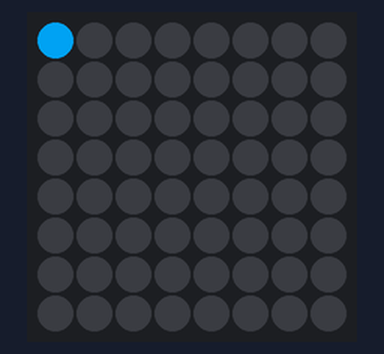
The program below on a simulated Raspberry Pi (BCM pin numbers) with a Sense HAT. Shown: the Sense HAT's 8×8 RGB LED matrix. Dim RGB values are drawn brighter than linear; random numbers come from a fixed seed.

Above: at 0.1 s.
At 4.1 s:
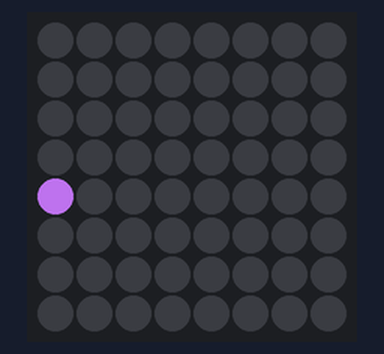
At 9.1 s:
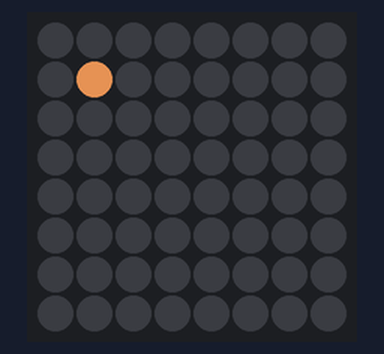
At 19.1 s:
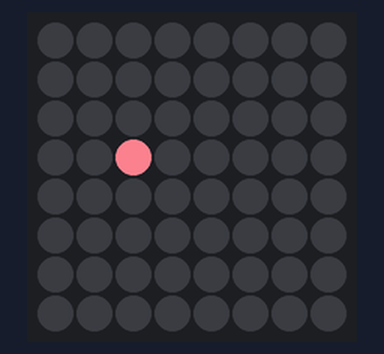
At 28.1 s:
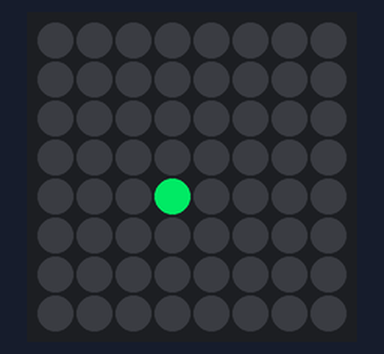
At 38.1 s:
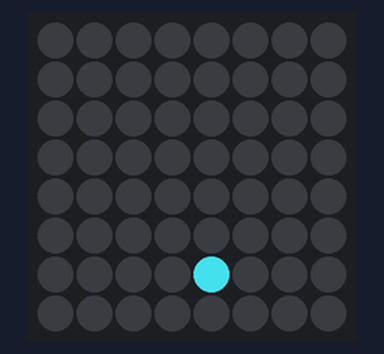

The program:

pixelator.py
```python
from sense_hat import SenseHat
import sys
import time
import random

#vraag voor les: hoe implementeer ik easing function?

sense = SenseHat()

def loopThroughLights():
    while True:
        for x in range(8):
            for y in range(8):
                r = random.randrange(0,255)
                g = random.randrange(0,255)
                b = random.randrange(0,255)
                sense.set_pixel(x, y, r, g, b)
                time.sleep(1)
                sense.clear()
try:
    loopThroughLights()
except (KeyboardInterrupt, SystemExit):
    print('Programma sluiten')
finally:
    print('Opkuisen van de matrix')
    sense.clear()
    sys.exit()
    
```

Measured:
- what the display in image 1 shows lasts 1.0 s, from 4.0 s to 5.0 s
